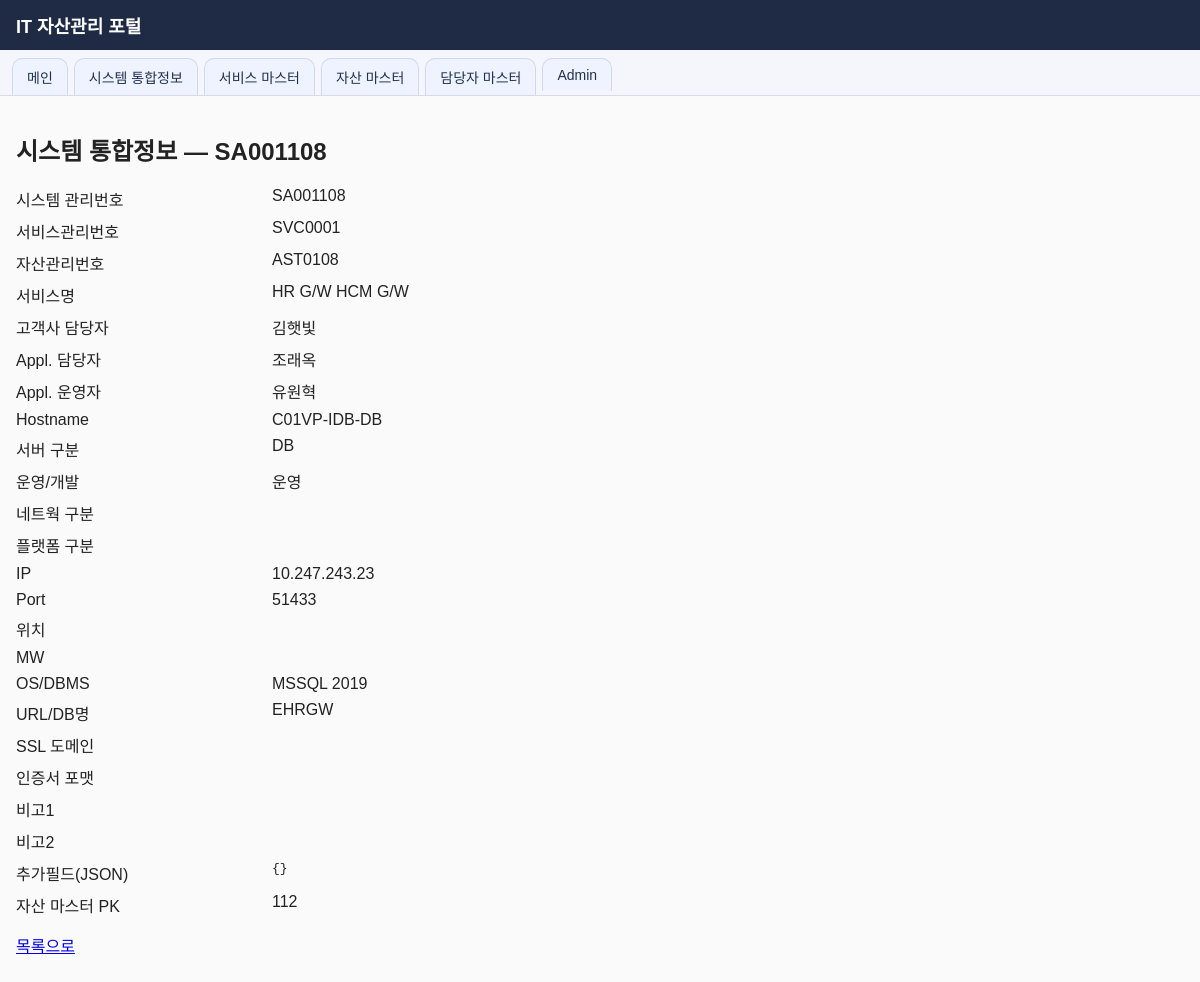
The page /assets/SA001108/ (signed in) on the database its author committed.
### assets/models.py (models this page shows, shortened)
class InfraAsset(models.Model):
    system_mgmt_no = models.CharField(
        "시스템 관리번호",
        max_length=16,
        primary_key=True,
        editable=False,
    )
    service_mgmt_no = models.CharField("서비스관리번호", max_length=20, db_index=True)
    asset_mgmt_no = models.CharField("자산관리번호", max_length=20, db_index=True)
    service_name = models.CharField("서비스명", max_length=200)
    customer_owner_name = models.CharField("고객사 담당자", max_length=100, blank=True)
    appl_owner_name = models.CharField("Appl. 담당자", max_length=100, blank=True)
    partner_operator_name = models.CharField("Appl. 운영자", max_length=100, blank=True)
    hostname = models.CharField("Hostname", max_length=200, blank=True)
    server_type = models.CharField("서버 구분", max_length=100, blank=True)
    operation_dev = models.CharField("운영/개발", max_length=50, blank=True)
    network_zone = models.CharField("네트웍 구분", max_length=100, blank=True)
    platform_type = models.CharField("플랫폼 구분", max_length=100, blank=True)
    ip = models.GenericIPAddressField("IP", null=True, blank=True)
    port = models.CharField("Port", max_length=20, blank=True)
    location = models.CharField("위치", max_length=100, blank=True)
    mw = models.CharField("MW", max_length=100, blank=True)
    os_dbms = models.CharField("OS/DBMS", max_length=200, blank=True)
    url_or_db_name = models.CharField("URL/DB명", max_length=300, blank=True)
    ssl_domain = models.CharField("SSL 도메인", max_length=200, blank=True)
    cert_format = models.CharField("인증서 포맷", max_length=100, blank=True)
    remark1 = models.TextField("비고1", blank=True)
    remark2 = models.TextField("비고2", blank=True)
    extra = models.JSONField("추가필드", default=dict, blank=True)
    component = models.ForeignKey(
        "masters.Component",
        null=True,
        blank=True,
        on_delete=models.SET_NULL,
        related_name="infra_assets",
        verbose_name="자산 마스터",
    )
    class Meta:
        ordering = ["service_mgmt_no", "asset_mgmt_no"]
        verbose_name = "시스템 통합정보"
        verbose_name_plural = "시스템 통합정보"

### web/views.py (the view)
# urls.py: path("assets/<str:pk>/", views.asset_detail, name="asset_detail"),
@login_required
@permission_required("assets.view_infraasset", raise_exception=True)
def asset_detail(request, pk):
    obj = get_object_or_404(InfraAsset, pk=pk)
    return render(request, "web/asset_detail.html", {"asset": obj})

### web/templates/web/asset_detail.html (shortened to what this page needs)
{% extends "web/base.html" %}
{% block content %}
    <h2>시스템 통합정보 — {{ asset.system_mgmt_no }}</h2>
    <dl class="detail-dl" style="display:grid; grid-template-columns: 200px 1fr; gap:8px 16px; max-width:900px;">
        <dt>시스템 관리번호</dt><dd>{{ asset.system_mgmt_no }}</dd>
        <dt>서비스관리번호</dt><dd>{{ asset.service_mgmt_no }}</dd>
        <dt>자산관리번호</dt><dd>{{ asset.asset_mgmt_no }}</dd>
        <dt>서비스명</dt><dd>{{ asset.service_name }}</dd>
        <dt>고객사 담당자</dt><dd>{{ asset.customer_owner_name }}</dd>
        <dt>Appl. 담당자</dt><dd>{{ asset.appl_owner_name }}</dd>
        <dt>Appl. 운영자</dt><dd>{{ asset.partner_operator_name }}</dd>
        <dt>Hostname</dt><dd>{{ asset.hostname }}</dd>
        <dt>서버 구분</dt><dd>{{ asset.server_type }}</dd>
        <dt>운영/개발</dt><dd>{{ asset.operation_dev }}</dd>
        <dt>네트웍 구분</dt><dd>{{ asset.network_zone }}</dd>
        <dt>플랫폼 구분</dt><dd>{{ asset.platform_type }}</dd>
        <dt>IP</dt><dd>{{ asset.ip|default:"" }}</dd>
        <dt>Port</dt><dd>{{ asset.port }}</dd>
        <dt>위치</dt><dd>{{ asset.location }}</dd>
        <dt>MW</dt><dd>{{ asset.mw }}</dd>
        <dt>OS/DBMS</dt><dd>{{ asset.os_dbms }}</dd>
        <dt>URL/DB명</dt><dd>{{ asset.url_or_db_name }}</dd>
        <dt>SSL 도메인</dt><dd>{{ asset.ssl_domain }}</dd>
        <dt>인증서 포맷</dt><dd>{{ asset.cert_format }}</dd>
        <dt>비고1</dt><dd>{{ asset.remark1 }}</dd>
        <dt>비고2</dt><dd>{{ asset.remark2 }}</dd>
        <dt>추가필드(JSON)</dt><dd><pre style="white-space:pre-wrap;margin:0;">{{ asset.extra }}</pre></dd>
        {% if asset.component_id %}
        <dt>자산 마스터 PK</dt><dd>{{ asset.component_id }}</dd>
        {% endif %}
    </dl>
    <p style="margin-top:16px;"><a href="{% url 'web:asset_list' %}">목록으로</a></p>
{% endblock %}

### web/templates/web/base.html (style rules this page uses)
body { font-family: Arial, sans-serif; margin: 0; background: #fafafa; color: #222; }

### rows shown on the page
InfraAsset: system_mgmt_no "SA001108", service_mgmt_no "SVC0001", asset_mgmt_no "AST0108", service_name "HR G/W HCM G/W", customer_owner_name "김햇빛", appl_owner_name "조래옥", partner_operator_name "유원혁", hostname "C01VP-IDB-DB", server_type "DB", operation_dev "운영", ip "10.247.243.23", port "51433", os_dbms "MSSQL 2019", url_or_db_name "EHRGW", extra "{}", component_id "112"
